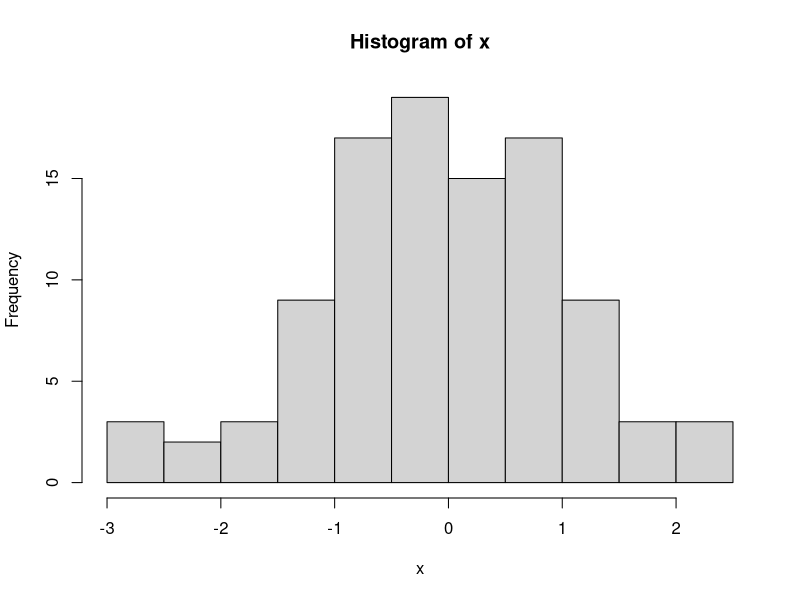
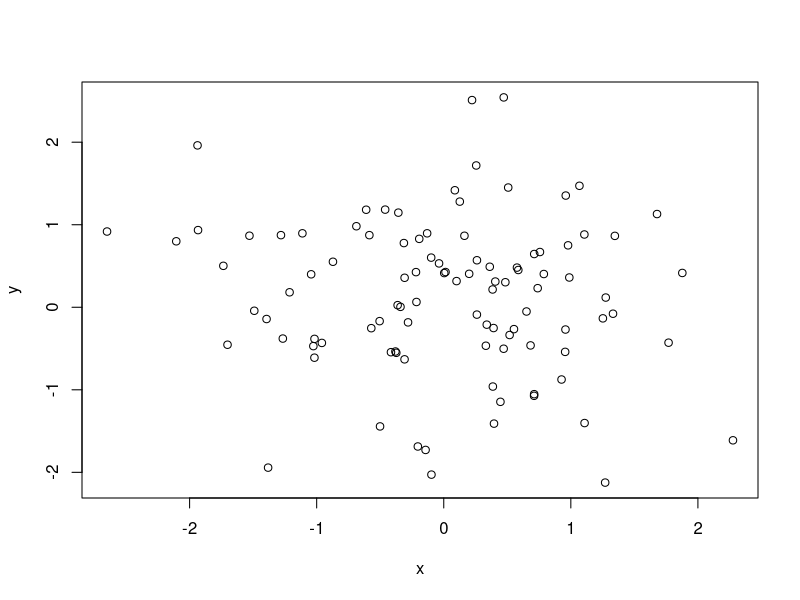
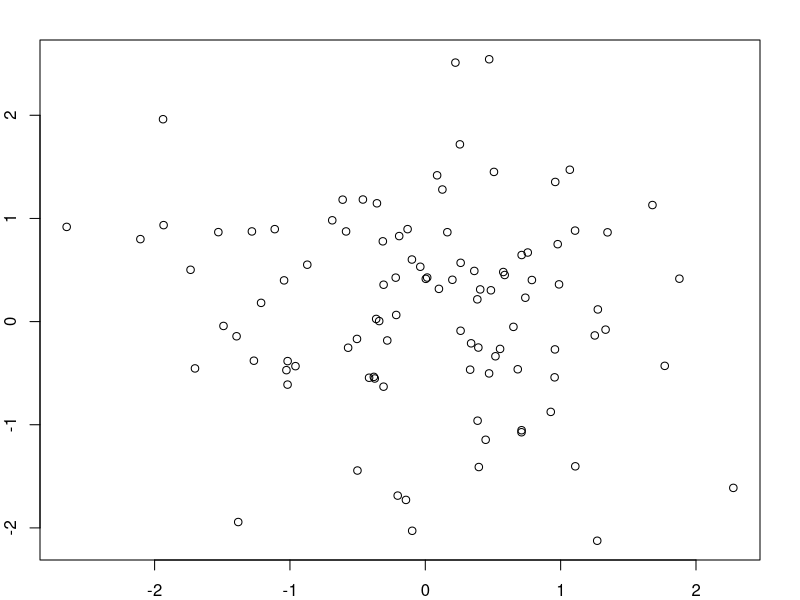
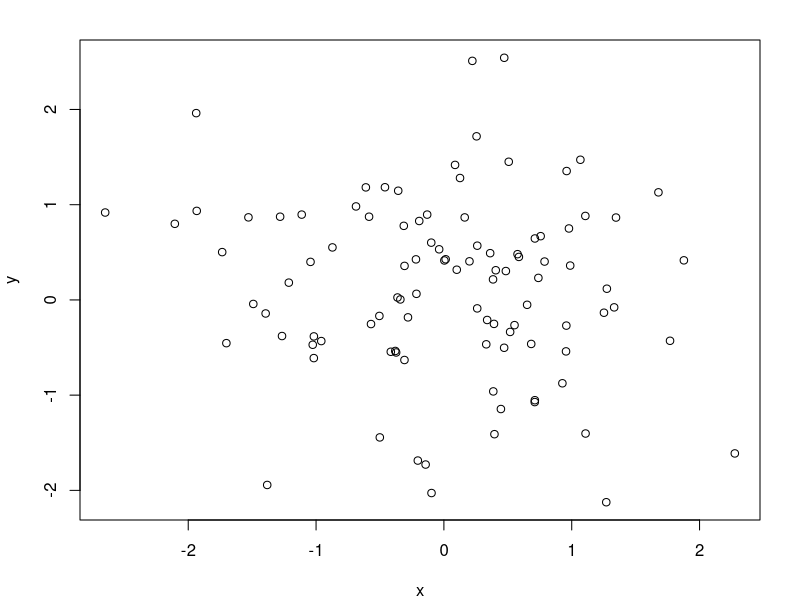
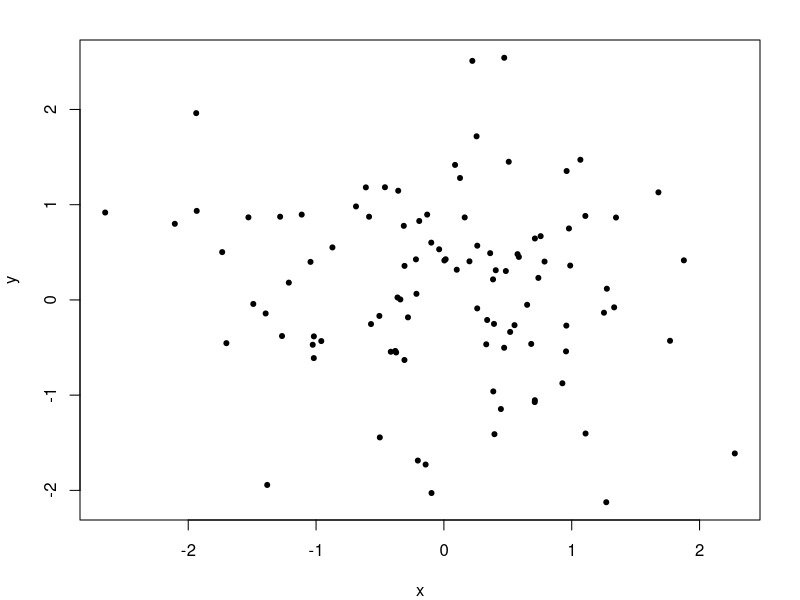
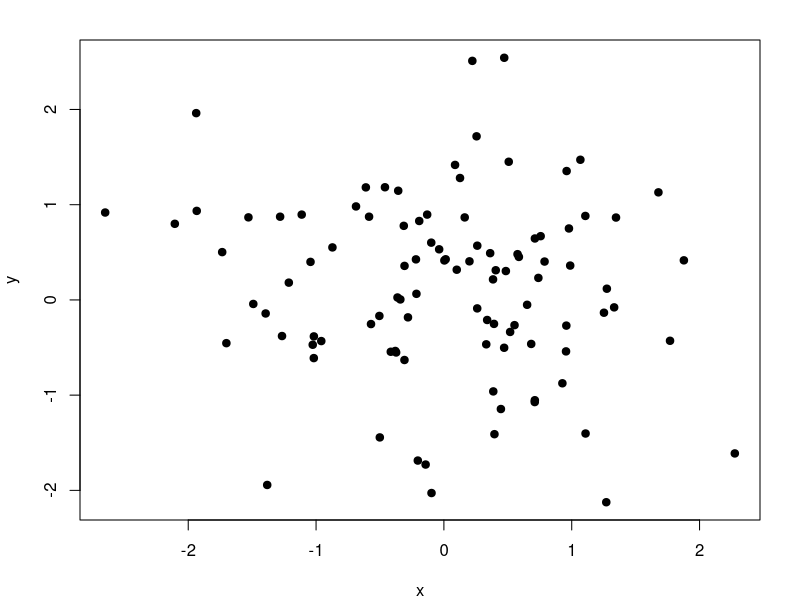
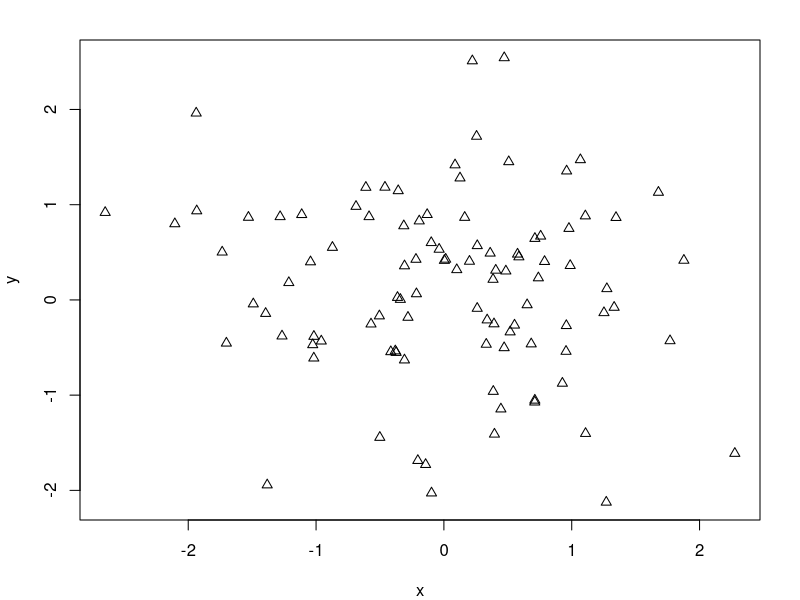
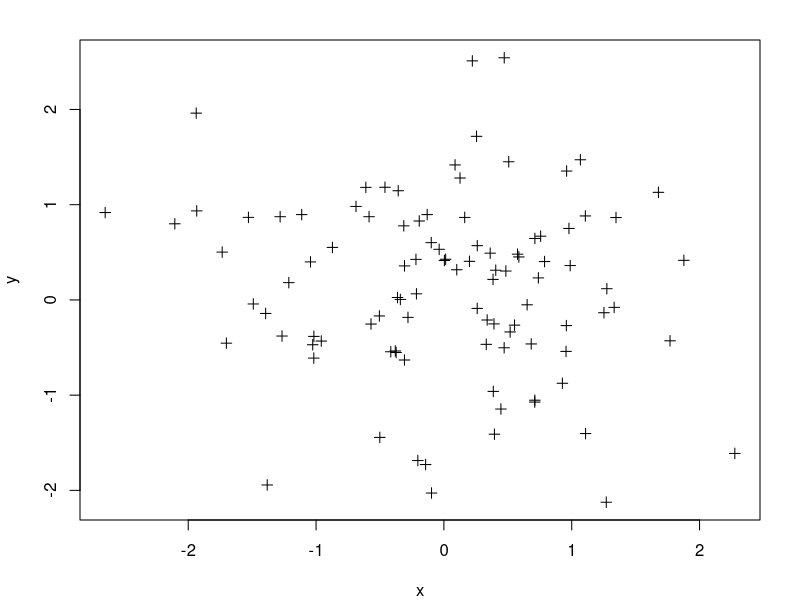

The R script that drew these images, in order:
## Base Plotting Demonstration

x <- rnorm(100)
hist(x)

x <- rnorm(100)
y <- rnorm(100)
plot(x, y)

par(mar=c(2,2,2,2))

plot(x, y)
par(mar=c(4,4,2,2))

plot(x, y)
plot(x, y, pch=20)
plot(x, y, pch=19)
plot(x, y, pch=2)
plot(x, y, pch=3)
plot(x, y, pch=4)
example(points)
## Note: 21-25 are similar as the previous ones except that you can 
##       specified both the boundary colour using the col argument 
##       and the filling colour using the bg argument

x <- rnorm(100)
y <- rnorm(100)
plot(x, y, pch=20)
title("Scatterplot")
text(-2, -2, "label")
legend("topleft", legend="Data", pch=20)
fit <- lm(y~x)
abline(fit)
abline(fit, lwd=3)
abline(fit, lwd=3, col="blue")
plot(x, y, xlab="Weight", ylab="Height", main="Scatterplot", pch=20)
legend("topright", legend="Data", pch=20)
fit <- lm(y~x)
abline(fit, lwd=3, col="red")

z <- rpois(100,2)
par(mfrow=c(2,1))
plot(x, y, pch=20)
plot(x, z, pch=19)
par("mar")
par(mar=c(2,2,1,1))
plot(x, y, pch=20)
plot(x, z, pch=20)

par(mfrow=c(1,2))
plot(x, y, pch=20)
plot(x, z, pch=20)
par(mar=c(4,4,2,2))
plot(x, y, pch=20)
plot(x, z, pch=20)

## Add plots in the following order, (1,1), (1,2), (2,1), (2,2)
par(mfrow=c(2,2))
plot(x, y)
plot(x, z)
plot(z, x)
plot(y, x)

## Add plots in the following order, (1,1), (2,1), (1,2), (2,2)
par(mfcol=c(2,2))
plot(x, y)
plot(x, z)
plot(z, x)
plot(y, x)

par(mfcol=c(1,1))
x <- rnorm(100)
y <- x+rnorm(100)
g <- gl(2, 50)
g <- gl(2, 50, labels=c("Male", "Female"))
str(g)
plot(x, y)
## To generate a plot and add colour to "Male" and "Female" group data differently 
## The idea is to generate a plot but not plot anything first. Then add the "Male"
## data and colour it. Then add the "Female" data and colour it differently.
par(mfrow=c(2,1))
plot(x, y, type="n") # type="n": don't put any data in the plot but set up everything
points(x[g=="Male"], y[g=="Male"], col="green")
points(x[g=="Female"], y[g=="Female"], col="blue", pch=19)


